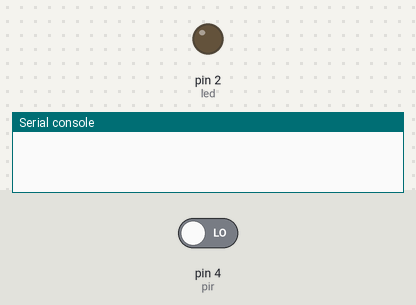
Bench run of a program on a simulated MicroPython board. On the bench: output pins drawn as LEDs (lit = HIGH), the last lines printed to the serial console. Inputs (shaded band) come from the test bench; at power-on: pin 4 (pir) LOW.

Above: at 1.2 s.
1.3 s: pin 4 (pir) driven HIGH
At 1.8 s:
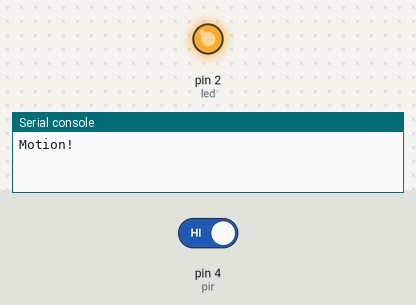
Timing chart, 0 to 4.3 s (numbered marks = the images above; inputs shaded):
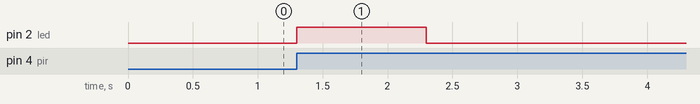

The program:

motion.py
```python
#used for testing if PIR-sensor works
from machine import Pin
from blink import blink

pir = Pin(4, Pin.IN)

def handle_motion(pin):
  print('Motion!')
  blink()

pir.irq(trigger=Pin.IRQ_RISING, handler=handle_motion)
```

blink.py
```python
import time
from machine import Pin
led=Pin(2,Pin.OUT)

def blink():
    led.value(1)
    time.sleep(1)
    led.value(0)
```

Measured:
- after the input at 1.3 s, pin 2 (led): LOW → HIGH at once, → LOW 1.0 s later
